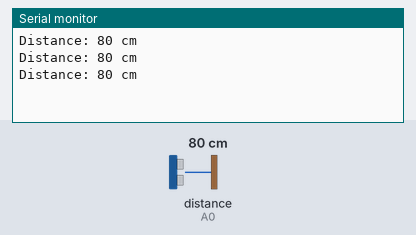
This sketch was run on a simulated Arduino Uno, built with avr-gcc and run on an emulated ATmega328P. Shown: the last lines printed to the serial monitor. The inputs (shaded band) are chosen by the test bench; at power-on: distance to the obstacle (sensor on A0) 80 cm.

Above: at 1.3 s.
1.4 s: distance to the obstacle (sensor on A0) set to 2 cm
At 2.0 s:
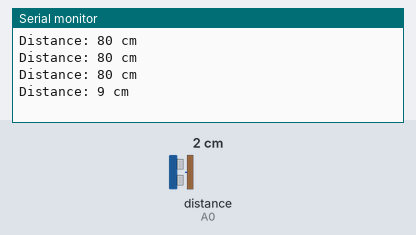
2.9 s: distance to the obstacle (sensor on A0) set to 18 cm
At 3.6 s:
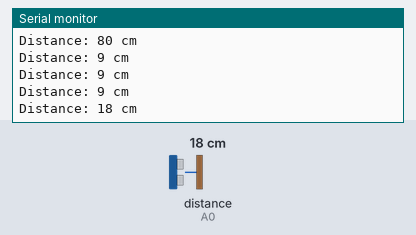
Timing chart, 0 to 5.9 s (numbered marks = the images above; inputs shaded):
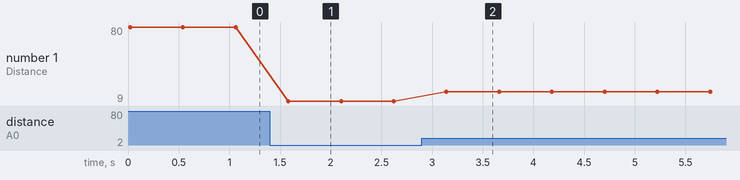

The sketch:

RPi_Proxy_Sensor.ino
```cpp
#include <SharpIR.h>
#include <TM1637Display.h>

#define IRPin A0
#define model 1080

SharpIR mySensor = SharpIR(IRPin, model);

int distance_cm;

void setup() {
  Serial.begin(9600);
}
void loop() {
  distance_cm = mySensor.distance();
  if(distance_cm > 0 && distance_cm < 80){
    digitalWrite(4, HIGH); //LED
    digitalWrite(3, HIGH); //to RPi
  }
  else{
    digitalWrite(4, LOW); //LED
    digitalWrite(3, LOW); //to RPi
  }

  Serial.print("Distance: ");
  Serial.print(distance_cm);
  Serial.println(" cm");
  delay(500);
}
```

Measured:
- after the input at 1.4 s, the serial monitor: prints a new line after 0.18 s (image 1)
- after the input at 2.9 s, the serial monitor: prints a new line after 0.24 s (image 2)
- plotted number 1: 80 → 9 after the input at 1.4 s, 9 → 18 after the input at 2.9 s
